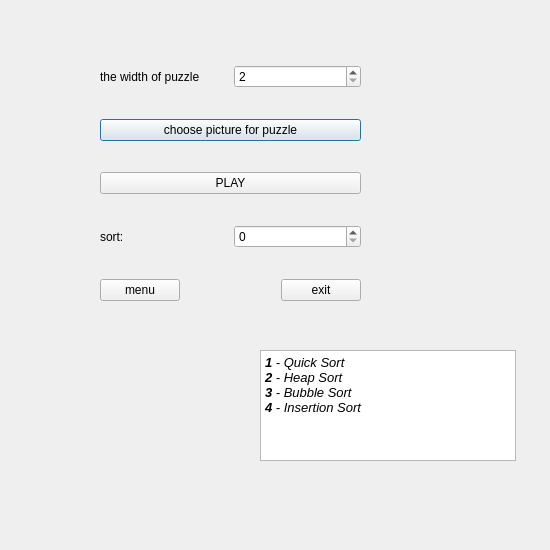
<?xml version="1.0" encoding="UTF-8"?>
<ui version="4.0">
 <class>forPleasure</class>
 <widget class="QDialog" name="forPleasure">
  <property name="geometry">
   <rect>
    <x>0</x>
    <y>0</y>
    <width>550</width>
    <height>550</height>
   </rect>
  </property>
  <property name="minimumSize">
   <size>
    <width>550</width>
    <height>550</height>
   </size>
  </property>
  <property name="maximumSize">
   <size>
    <width>550</width>
    <height>550</height>
   </size>
  </property>
  <property name="windowTitle">
   <string>Dialog</string>
  </property>
  <widget class="QWidget" name="verticalLayoutWidget">
   <property name="geometry">
    <rect>
     <x>100</x>
     <y>40</y>
     <width>261</width>
     <height>291</height>
    </rect>
   </property>
   <layout class="QVBoxLayout" name="verticalLayout">
    <item>
     <layout class="QHBoxLayout" name="horizontalLayout_3">
      <item>
       <widget class="QLabel" name="label">
        <property name="text">
         <string>the width of puzzle</string>
        </property>
       </widget>
      </item>
      <item>
       <widget class="QSpinBox" name="spinBox">
        <property name="minimum">
         <number>2</number>
        </property>
        <property name="maximum">
         <number>8</number>
        </property>
       </widget>
      </item>
     </layout>
    </item>
    <item>
     <widget class="QPushButton" name="pushButton">
      <property name="text">
       <string>choose picture for puzzle</string>
      </property>
     </widget>
    </item>
    <item>
     <layout class="QHBoxLayout" name="horizontalLayout_2"/>
    </item>
    <item>
     <widget class="QPushButton" name="pushButton_2">
      <property name="text">
       <string>PLAY</string>
      </property>
     </widget>
    </item>
    <item>
     <layout class="QHBoxLayout" name="horizontalLayout_4">
      <item>
       <widget class="QLabel" name="label_2">
        <property name="text">
         <string>sort:</string>
        </property>
       </widget>
      </item>
      <item>
       <widget class="QSpinBox" name="spinBox_2"/>
      </item>
     </layout>
    </item>
    <item>
     <layout class="QHBoxLayout" name="horizontalLayout">
      <item>
       <widget class="QPushButton" name="pushButton_4">
        <property name="text">
         <string>menu</string>
        </property>
       </widget>
      </item>
      <item>
       <spacer name="horizontalSpacer">
        <property name="orientation">
         <enum>Qt::Horizontal</enum>
        </property>
        <property name="sizeHint" stdset="0">
         <size>
          <width>40</width>
          <height>20</height>
         </size>
        </property>
       </spacer>
      </item>
      <item>
       <widget class="QPushButton" name="pushButton_3">
        <property name="text">
         <string>exit</string>
        </property>
       </widget>
      </item>
     </layout>
    </item>
   </layout>
  </widget>
  <widget class="QTextBrowser" name="textBrowser">
   <property name="geometry">
    <rect>
     <x>260</x>
     <y>350</y>
     <width>256</width>
     <height>111</height>
    </rect>
   </property>
   <property name="html">
    <string>&lt;!DOCTYPE HTML PUBLIC &quot;-//W3C//DTD HTML 4.0//EN&quot; &quot;http://www.w3.org/TR/REC-html40/strict.dtd&quot;&gt;
&lt;html&gt;&lt;head&gt;&lt;meta name=&quot;qrichtext&quot; content=&quot;1&quot; /&gt;&lt;style type=&quot;text/css&quot;&gt;
p, li { white-space: pre-wrap; }
&lt;/style&gt;&lt;/head&gt;&lt;body style=&quot; font-family:'MS Shell Dlg 2'; font-size:7.8pt; font-weight:400; font-style:normal;&quot;&gt;
&lt;p style=&quot; margin-top:0px; margin-bottom:0px; margin-left:0px; margin-right:0px; -qt-block-indent:0; text-indent:0px;&quot;&gt;&lt;span style=&quot; font-size:10pt; font-weight:600; font-style:italic;&quot;&gt;1&lt;/span&gt;&lt;span style=&quot; font-size:10pt; font-style:italic;&quot;&gt; - Quick Sort&lt;/span&gt;&lt;/p&gt;
&lt;p style=&quot; margin-top:0px; margin-bottom:0px; margin-left:0px; margin-right:0px; -qt-block-indent:0; text-indent:0px;&quot;&gt;&lt;span style=&quot; font-size:10pt; font-weight:600; font-style:italic;&quot;&gt;2&lt;/span&gt;&lt;span style=&quot; font-size:10pt; font-style:italic;&quot;&gt; - Heap Sort&lt;/span&gt;&lt;/p&gt;
&lt;p style=&quot; margin-top:0px; margin-bottom:0px; margin-left:0px; margin-right:0px; -qt-block-indent:0; text-indent:0px;&quot;&gt;&lt;span style=&quot; font-size:10pt; font-weight:600; font-style:italic;&quot;&gt;3 &lt;/span&gt;&lt;span style=&quot; font-size:10pt; font-style:italic;&quot;&gt;- Bubble Sort&lt;/span&gt;&lt;/p&gt;
&lt;p style=&quot; margin-top:0px; margin-bottom:0px; margin-left:0px; margin-right:0px; -qt-block-indent:0; text-indent:0px;&quot;&gt;&lt;span style=&quot; font-size:10pt; font-weight:600; font-style:italic;&quot;&gt;4&lt;/span&gt;&lt;span style=&quot; font-size:10pt; font-style:italic;&quot;&gt; - Insertion Sort&lt;/span&gt;&lt;/p&gt;&lt;/body&gt;&lt;/html&gt;</string>
   </property>
  </widget>
 </widget>
 <resources/>
 <connections/>
</ui>
